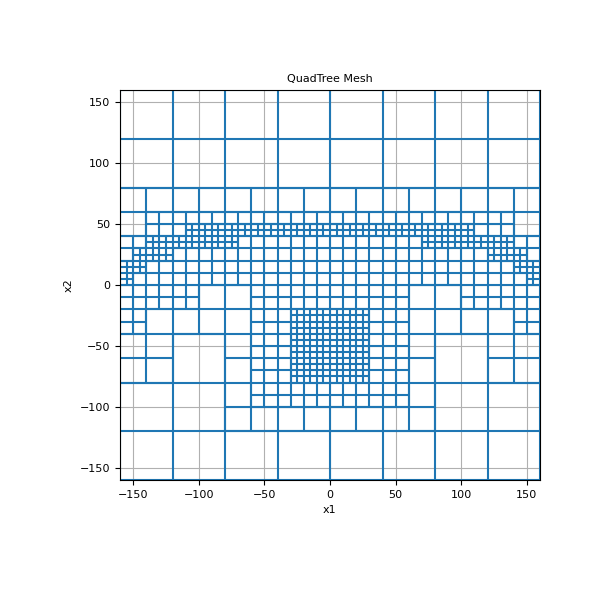

Reproduce this figure in Python.
# Here we use the **refine_tree_xyz** function refine a tree mesh
# based on topography as well as a cluster of points.

from discretize import TreeMesh
from discretize.utils import mkvc, refine_tree_xyz
import matplotlib.pyplot as plt
import numpy as np

dx = 5  # minimum cell width (base mesh cell width) in x
dy = 5  # minimum cell width (base mesh cell width) in y
x_length = 300.0  # domain width in x
y_length = 300.0  # domain width in y

# Compute number of base mesh cells required in x and y

nbcx = 2 ** int(np.round(np.log(x_length / dx) / np.log(2.0)))
nbcy = 2 ** int(np.round(np.log(y_length / dy) / np.log(2.0)))

# Define the base mesh

hx = [(dx, nbcx)]
hy = [(dy, nbcy)]
mesh = TreeMesh([hx, hy], x0="CC")

# Refine surface topography

xx = mesh.vectorNx
yy = -3 * np.exp((xx ** 2) / 100 ** 2) + 50.0
pts = np.c_[mkvc(xx), mkvc(yy)]
mesh = refine_tree_xyz(
    mesh, pts, octree_levels=[2, 4], method="surface", finalize=False
)

# Refine mesh near points

xx = np.array([-10.0, 10.0, 10.0, -10.0])
yy = np.array([-40.0, -40.0, -60.0, -60.0])
pts = np.c_[mkvc(xx), mkvc(yy)]
mesh = refine_tree_xyz(
    mesh, pts, octree_levels=[4, 2], method="radial", finalize=True
)

fig = plt.figure(figsize=(6, 6))
ax = fig.add_subplot(111)
mesh.plotGrid(ax=ax)
ax.set_xbound(mesh.x0[0], mesh.x0[0] + np.sum(mesh.hx))
ax.set_ybound(mesh.x0[1], mesh.x0[1] + np.sum(mesh.hy))
ax.set_title("QuadTree Mesh")
plt.show()
